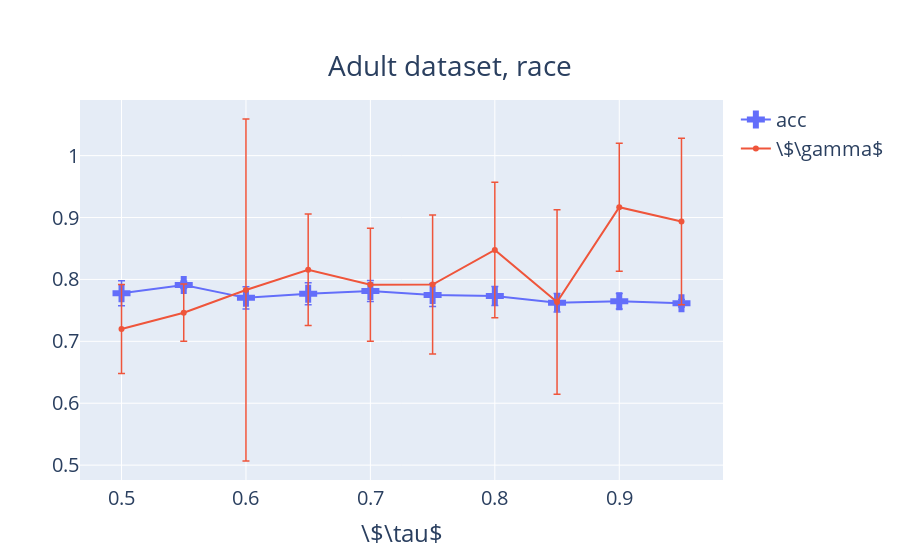

Notebook code for this chart:
### Code cell
trace0 = go.Scatter(
    x = x,
    y = y0,
    name = 'acc',
    mode = 'lines+markers',
    marker = dict(size = 15, symbol = 'cross'),
    error_y=dict(
        type='data',
        array=std0,
        thickness=1.5,
        width=3.5,
        visible=True
    )
)

trace1 = go.Scatter(
    x = x,
    y = y1,
    name = "\$\\gamma$",
    mode = 'lines+markers',
    error_y=dict(
        type='data',
        array=std1,
        thickness=1.5,
        width=3.5,
        visible=True
    )
)



layout1 = go.Layout(
    xaxis=dict(
        title="\$\\tau$",
        autorange=True,
        showgrid=True,
        zeroline=True,
        showline=True,
        ticks='',
        showticklabels=True
    ),
    title={'text': 'Adult dataset, race', 'y': 0.9, 'x': 0.5},
    font=dict(size=20),
    showlegend=True,
)

data = [trace0, trace1]
iplot(go.Figure(data=data, layout = layout1))

### Figure 1 — Plotly figure (JSON) as saved in the notebook; plotly's stock layout.template omitted (floating-point values rounded to 4 significant figures)
{"data": [{"error_y": {"array": [0.02026, 0.00583, 0.01801, 0.01783, 0.01699, 0.01863, 0.0153, 0.01507, 0.01266, 0.006146], "thickness": 1.5, "type": "data", "visible": true, "width": 3.5}, "marker": {"size": 15, "symbol": "cross"}, "mode": "lines+markers", "name": "acc", "type": "scatter", "x": [0.5, 0.55, 0.6, 0.65, 0.7, 0.75, 0.8, 0.85, 0.9, 0.95], "y": [0.7778, 0.7911, 0.7702, 0.7767, 0.7813, 0.7748, 0.7731, 0.7623, 0.7647, 0.7616]}, {"error_y": {"array": [0.07197, 0.0463, 0.2763, 0.09001, 0.09136, 0.1124, 0.1095, 0.1492, 0.1033, 0.1346], "thickness": 1.5, "type": "data", "visible": true, "width": 3.5}, "mode": "lines+markers", "name": "\\$\\gamma$", "type": "scatter", "x": [0.5, 0.55, 0.6, 0.65, 0.7, 0.75, 0.8, 0.85, 0.9, 0.95], "y": [0.7199, 0.7463, 0.7829, 0.8156, 0.7913, 0.7917, 0.8477, 0.7635, 0.9167, 0.8937]}], "layout": {"font": {"size": 20}, "showlegend": true, "title": {"text": "Adult dataset, race", "x": 0.5, "y": 0.9}, "xaxis": {"autorange": true, "showgrid": true, "showline": true, "showticklabels": true, "ticks": "", "title": {"text": "\\$\\tau$"}, "zeroline": true}}}
